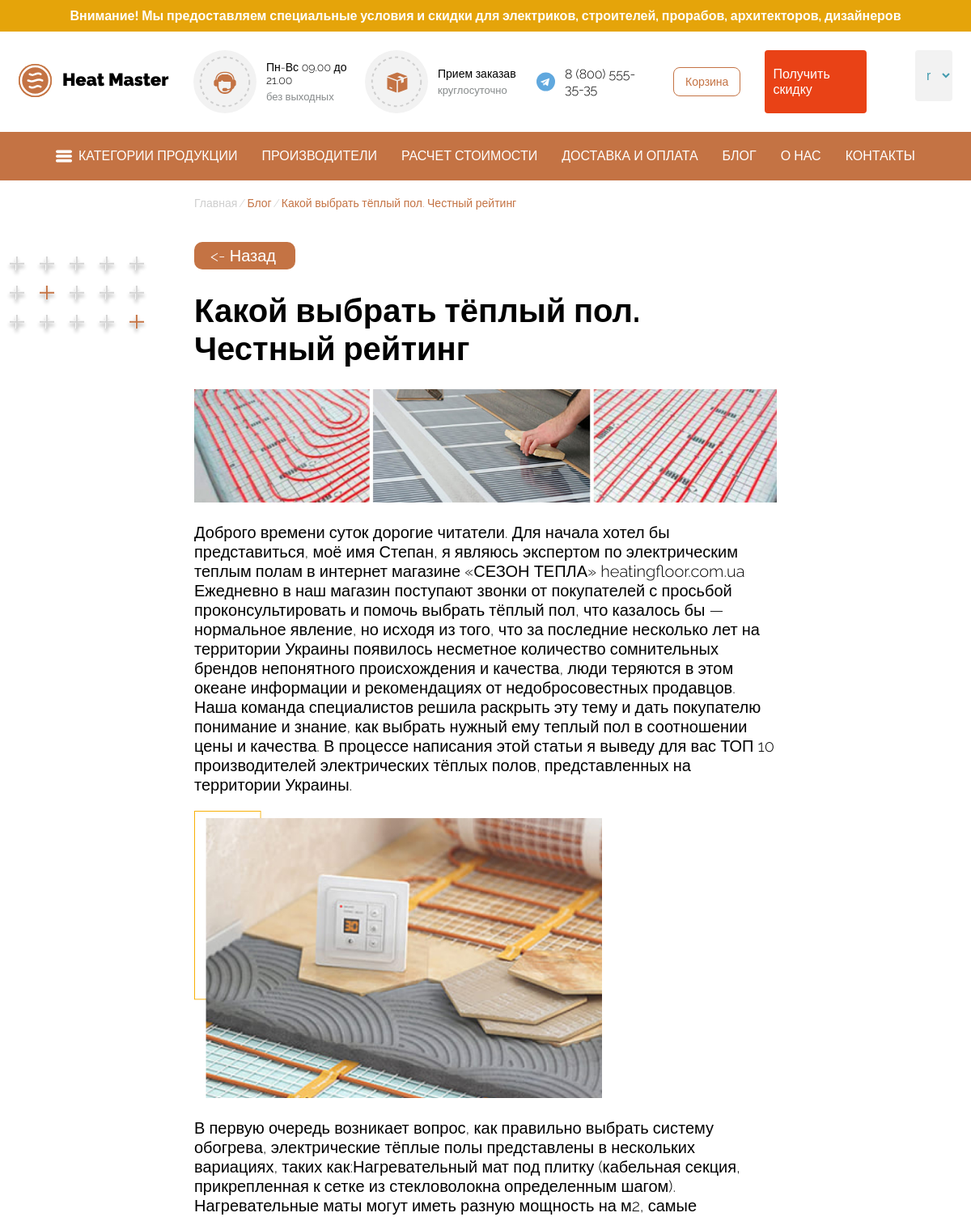
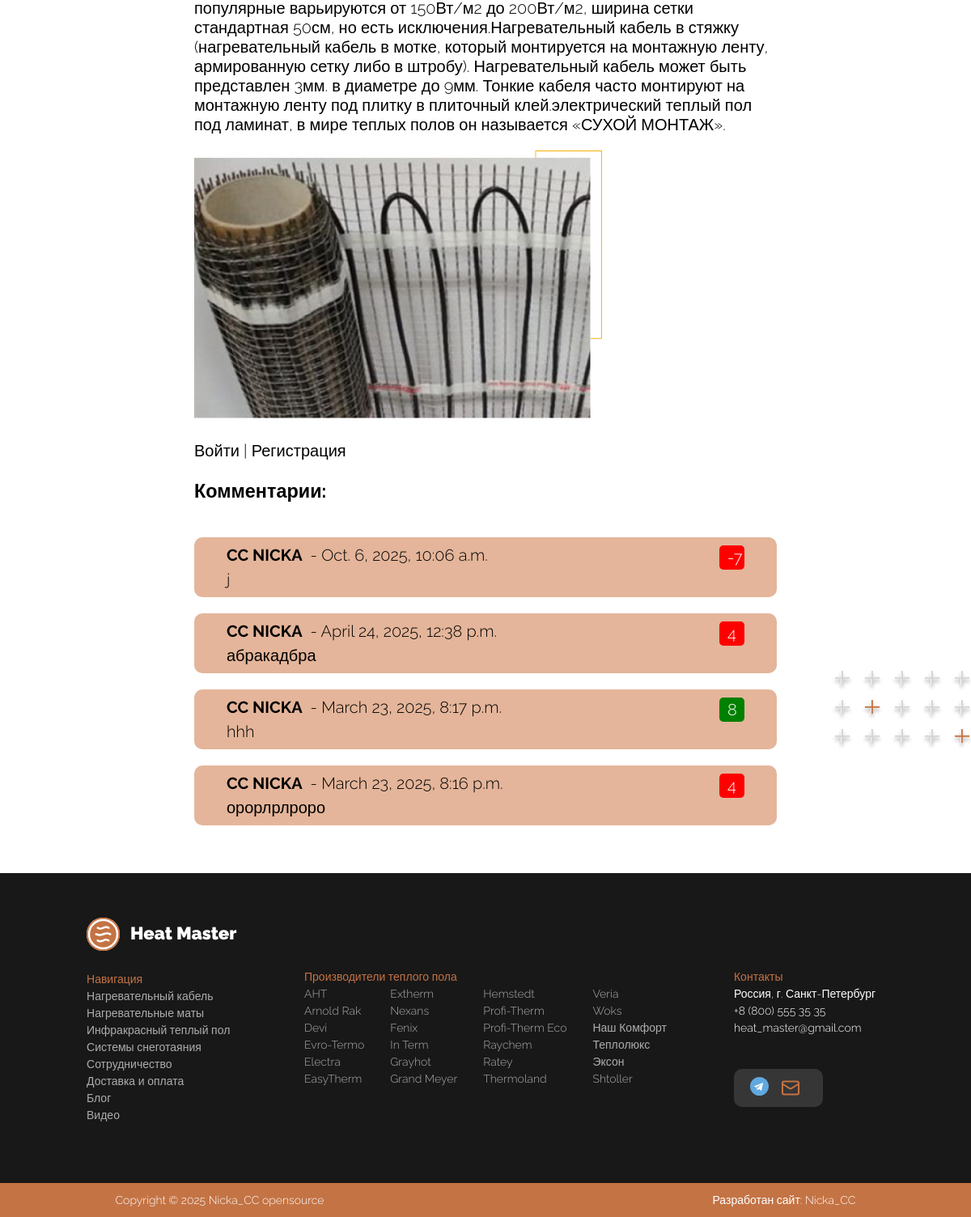
Page /blog/1/ on the committed database (2 pictures, top to bottom).
### HeatMaster/models.py (models this page shows, shortened)
class Blog(models.Model):
    article = models.CharField(max_length=200)
    text = models.TextField(max_length=10000)
    text_two = models.TextField(max_length=10000)
    start= models.TextField(max_length=10000,default="")
    final = models.TextField(max_length=10000, default='')
    date = models.DateTimeField(default=timezone.now)

class ImageBlog(models.Model):
    image = models.ImageField(upload_to="images/", null=True, blank=True)
    status = models.CharField(max_length=120)
    blog = ForeignKey(Blog, related_name="blod", on_delete=models.CASCADE)

class CommentBlog(models.Model):
    text = models.CharField(max_length=500)
    date = models.DateTimeField(auto_now_add=True)
    author = models.CharField(max_length=320)
    username = models.CharField(max_length=320)
    rating = models.FloatField(default=0)
    blog = ForeignKey(Blog, related_name="comment", on_delete=models.CASCADE)

### HeatMaster/views.py (the view)
# urls.py: path('blog/<int:blog_id>/', views.blog_detail, name='blog_detail'),
def blog_detail(request, blog_id):
    blog = get_object_or_404(Blog.objects.prefetch_related("blod"), id=blog_id)
    comments = CommentBlog.objects.filter(blog=blog).order_by('-date')
    if request.method == 'POST':
        form = CommentBlogForm(request.POST, user=request.user, blog=blog)
        if form.is_valid():
            form.save()
            return redirect('blog_detail', blog_id=blog_id)
    else:
        form = CommentBlogForm(user=request.user, blog=blog)
    return render(request, 'pages/blog_detail.html', {
        'blog': blog,
        'form': form,
        'comments': comments
    })

### HeatMaster/forms.py (shortened to what this page needs)
class CommentBlogForm(forms.ModelForm):
    class Meta:
        model = CommentBlog
        fields = ['text', 'rating']
        widgets = {
            'text': forms.Textarea(attrs={'class': 'form-control', 'placeholder': 'Введите текст комментария'}),
            'rating': forms.NumberInput(attrs={'class': 'form-control', 'placeholder': 'Оценка'}),
        }
    def __init__(self, *args, user=None, blog=None, **kwargs):
        super().__init__(*args, **kwargs)
        self.user = user
        self.blog = blog

### HeatMaster/templates/pages/blog_detail.html (shortened to what this page needs)
<!DOCTYPE html>
<html lang="en">
<head>
    {% extends './layout.html' %}
    {% load static %}
    {% block extra_css %}
    <link rel="stylesheet" href="{% static 'css/about.css' %}">
    {% endblock %}
{% block content %}
<div class="content">
    <div class="padding">
        <img src="{% static 'icon/+.svg'%}" alt="+"/>
    </div>
    <div class="content_info">
        <div class="bread_crumps"><a href="{% url 'home' %}">Главная</a> /
            <div class="bread_crump"><a href="{% url 'blog' %}">Блог</a></div>
            /
            <div class="bread_crump">{{ blog.article }}</div>
        </div>
        <a href="{% url 'blog'%}">
            <div class="blog_btn_ext"><- Назад</div>
        </a>
        <h1>{{ blog.article }}</h1>
        {% for image in blog.blod.all %}
        <div>
            {% if image.status == 'header'%}
            <img src="{{ image.image.url }}" alt="Изображение" style="max-width: 100%;">
            {% endif %}
        </div>
        {% empty %}
        <p>Нет изображений</p>
        {% endfor %}
        <p>{{ blog.text }}</p>
        {% for image in blog.blod.all %}
        <div>
            {% if image.status == 'one'%}
            <img src="{{ image.image.url }}" alt="Изображение" style="max-width: 70%;">
            {% endif %}
        </div>
        {% empty %}
        <p>Нет изображений</p>
        {% endfor %}
        <p>{{ blog.text_two }}</p>
        {% for image in blog.blod.all %}
        <div>
            {% if image.status == 'two'%}
            <img src="{{ image.image.url }}" alt="Изображение" style="width: 70%;">
            {% endif %}
        </div>
        {% empty %}
        <p>Нет изображений</p>
        {% endfor %}
        {% if user.is_authenticated %}
        <form method="POST">
            {% csrf_token %}
            {{ form.as_p }}
            <button type="submit" class="submitBtncl" id="submitBtn">Отправить</button>
        </form>
        <script>
            // Функция для изменения цвета кнопки при наведении
            document.getElementById("submitBtn").addEventListener("mouseover", function () {
                this.style.color = "white";
                this.style.backgroundColor = "#C47344";
            });
            document.getElementById("submitBtn").addEventListener("mouseout", function () {
                this.style.color = "";
                this.style.backgroundColor = "";
            });
            document.querySelectorAll(".form-control").forEach(function (input) {
                input.addEventListener("focus", function () {
                    this.style.backgroundColor = '#eadcd4';
                });
                input.addEventListener("blur", function () {
                    this.style.backgroundColor = "";
                });
            });
        </script>
        {% else %}
        <a href="{% url 'signIn'%}">Войти</a> |
        <a href="{% url 'signUp' %}">Регистрация</a>
        {% endif %}
        <div class="comments">
            <h3>Комментарии:</h3>
            {% for comment in comments %}
            <div class="comment">
                <div style="display: flex; gap:10px"><strong>{{ comment.author }}</strong>  - {{ comment.date }}<div class="rating" style=" margin-left:  auto; width:11px; padding: 3px 10px; color:white; border-radius: 5px;  background: {% if comment.rating >= 7.0 %}green{% elif comment.rating >= 5.0 %}yellow{% else %}red{% endif %}">{{comment.rating|floatformat:"0" }}</div></div>
                <div>{{ comment.text }}</div>
            </div>
            {% empty %}
            <p>Нет комментариев</p>
            {% endfor %}
        </div>
    </div>
    <div class="padding2">
        <img src="{% static 'icon/+.svg'%}" alt="+"/>
    </div>
</div>
{% endblock %}

### HeatMaster/static/css/header.css (style rules this page uses)
a { text-decoration: none !important; }
.body { font-family: "Raleway", sans-serif; font-optical-sizing: auto; font-weight: 300; font-style: normal; margin:0; overflow-x: hidden; }

### HeatMaster/static/css/about.css (style rules this page uses)
.content { overflow-y: hidden; display: flex; justify-content: space-between; align-items: flex-start; overflow-x: hidden; font-size: 20px; margin-bottom: 59px; }
.content_info { overflow-y: hidden; width: 60vw; overflow-x: hidden; }
.padding { display: flex; justify-content: center; align-items: center; width: 15%; padding-top: 94px; }
.padding2 { display: flex; justify-content: center; align-items: center; width: 15%; margin-top: auto; padding-bottom: 94px; }
.bread_crump { color: #C47344; }
.bread_crumps { padding: 20px 0; display: flex; gap: 2px; font-size: 14px; color: #CECECE; text-decoration: none; }
.bread_crumps a { text-decoration: none; color: inherit; }
.body { margin: 0; overflow-x: hidden; }
.comment { padding: 10px 40px; background: #e4b59a; border-radius: 10px; }
.comments { display: flex; flex-direction: column; gap:20px; }
.blog_btn_ext { background: #C47344; border-radius: 10px; margin:20px 0; color:white; width: 85px; text-decoration: none; padding: 5px 20px; }
a { text-decoration: none; color: inherit; }

### rows in the picture
Blog: article "Какой выбрать тёплый пол. Честный рейтинг", text "Доброго времени суток дорогие читатели. Для начала хотел бы представиться, моё имя Степан, я являюсь экспертом по электрическим теплым полам в интернет магазине «СЕЗОН ТЕПЛА» heatingfloor.com.ua Ежедневно в наш магазин поступают звонки от покупателей с просьбой проконсультировать и помочь выбрать тёплый пол, что казалось бы — нормальное явление, но исходя из того, что за последние несколько лет на территории Украины появилось несметное количество сомнительных брендов непонятного происхождения и качества, люди теряются в этом океане информации и рекомендациях от недобросовестных продавцов. Наша команда специалистов решила раскрыть эту тему и дать покупателю понимание и знание, как выбрать…", text_two "В первую очередь возникает вопрос, как правильно выбрать систему обогрева, электрические тёплые полы представлены в нескольких вариациях, таких как:Нагревательный мат под плитку (кабельная секция, прикрепленная к сетке из стекловолокна определенным шагом). Нагревательные маты могут иметь разную мощность на м2, самые популярные варьируются от 150Вт/м2 до 200Вт/м2, ширина сетки стандартная 50см, но есть исключения.Нагревательный кабель в стяжку (нагревательный кабель в мотке, который монтируется на монтажную ленту, армированную сетку либо в штробу). Нагревательный кабель может быть представлен 3мм. в диаметре до 9мм. Тонкие кабеля часто монтируют на монтажную ленту под плитку в плиточный…"
ImageBlog: image (picture)
ImageBlog: image (picture)
ImageBlog: image (picture)
CommentBlog: author "CC NICKA", date "Oct. 6, 2025, 10:06 a.m.", rating "-7", text "j"
CommentBlog: author "CC NICKA", date "April 24, 2025, 12:38 p.m.", rating "4", text "абракадбра"
CommentBlog: author "CC NICKA", date "March 23, 2025, 8:17 p.m.", rating "8", text "hhh"
CommentBlog: author "CC NICKA", date "March 23, 2025, 8:16 p.m.", rating "4", text "орорлрлроро"
